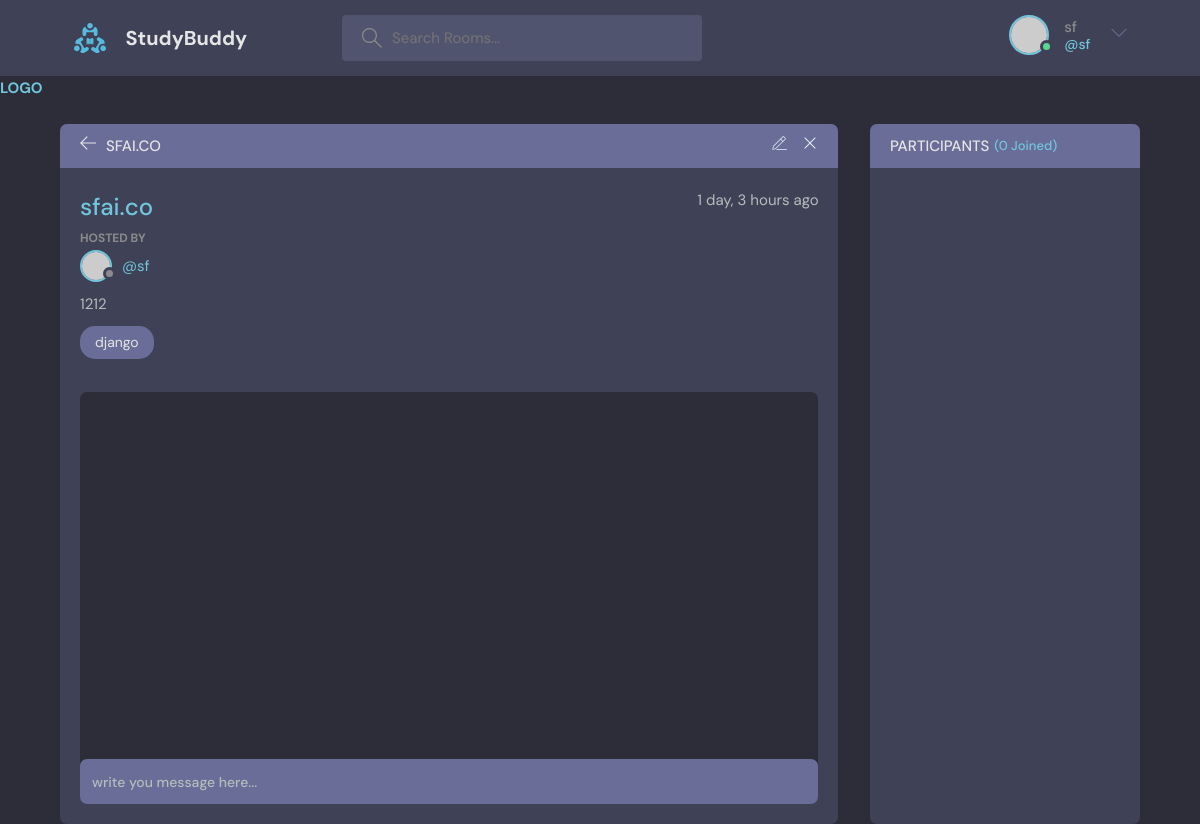
/room/5/ (signed in), run on an earlier commit of the app's database.
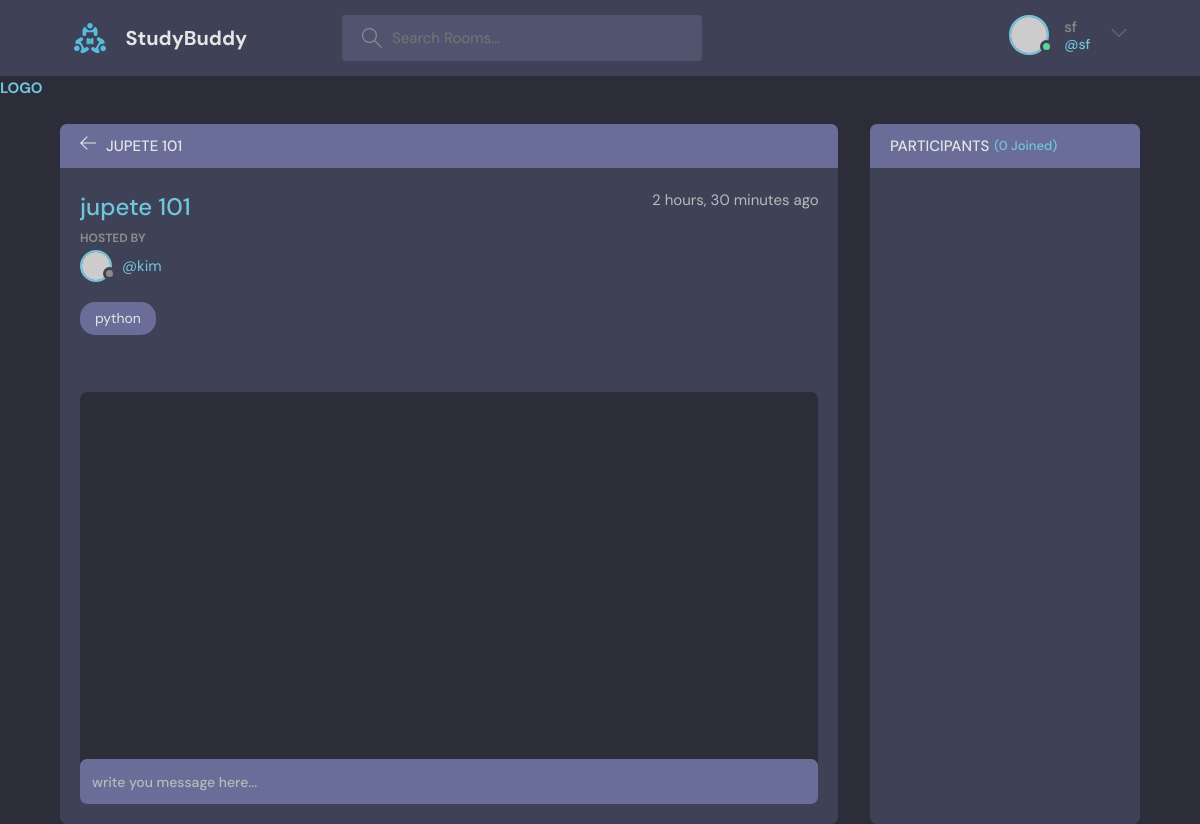
And on a later commit of the database.
### base/models.py (models this page shows, shortened)
class Room(models.Model):
    host = models.ForeignKey(User, on_delete=models.SET_NULL, null=True)
    topic = models.ForeignKey('Topic', on_delete=models.SET_NULL, null=True)
    name = models.CharField(max_length=200)
    description = models.TextField(null=True, blank=True)
    participants = models.ManyToManyField(User, related_name='participants', blank=True)
    updated = models.DateTimeField(auto_now=True)
    created = models.DateTimeField(auto_now_add=True)
    class Meta:
        ordering = ['-updated', '-created']

class Topic(models.Model):
    name = models.CharField(max_length=200)
    def __str__(self):
        return self.name

### base/views.py (the view, shortened to what this page needs)
# urls.py: path('room/<str:pk>/', views.room, name="room"),
def room(request, pk):
    print(pk)
    room = Room.objects.get(id=pk)
    room_messages = room.message_set.all()
    participants = room.participants.all()
    context = {'room': room, 'room_messages': room_messages, 'participants': participants}
    return render(request, 'base/room.html', context)

### base/templates/base/room.html (shortened to what this page needs)
{% extends "main.html" %}
{% block content %}
<main class="profile-page layout layout--2">
  <div class="container">
    <div class="room">
      <div class="room__top">
        <div class="room__topLeft">
          <a href="{% url 'home' %}">
            <svg
              version="1.1"
              xmlns="http://www.w3.org/2000/svg"
              width="32"
              height="32"
              viewBox="0 0 32 32"
            >
              <title>arrow-left</title>
              <path
                d="M13.723 2.286l-13.723 13.714 13.719 13.714 1.616-1.611-10.96-10.96h27.625v-2.286h-27.625l10.965-10.965-1.616-1.607z"
              ></path>
            </svg>
          </a>
          <h3>{{ room.name }}</h3>
        </div>
        {% if request.user == room.host %}
        <div class="room__topRight">
          <a href="{% url 'update-room' room.id %}">
          </a>
          <a href="{% url 'delete-room' room.id %}">
            <svg
              version="1.1"
              xmlns="http://www.w3.org/2000/svg"
              width="32"
              height="32"
              viewBox="0 0 32 32"
            >
              <title>remove</title>
              <path
                d="M27.314 6.019l-1.333-1.333-9.98 9.981-9.981-9.981-1.333 1.333 9.981 9.981-9.981 9.98 1.333 1.333 9.981-9.98 9.98 9.98 1.333-1.333-9.98-9.98 9.98-9.981z"
              ></path>
            </svg>
          </a>
        </div>
        {% endif %}
      </div>
      <div class="room__box scroll">
        <div class="room__header scroll">
          <div class="room__info">
            <h3>{{ room.name }}</h3>
            <span>{{ room.created|timesince }} ago</span>
          </div>
          <div class="room__hosted">
            <p>Hosted By</p>
            <a href="{% url 'user-profile' room.host.id %}" class="room__author">
              <div class="avatar avatar--small">
                <img src="https://randomuser.me/api/portraits/men/37.jpg" />
              </div>
              <span>@{{ room.host }}</span>
            </a>
          </div>
          <div class="room__details">
            {{ room.description }}
          </div>
          <span class="room__topics">{{ room.topic }}</span>
        </div>
        <div class="room__conversation">
          <div class="threads scroll">
          </div>
        </div>
      </div>
      {% if  request.user.is_authenticated %}
      <div class="room__message">
        <form method="POST" action="">
          <input type="text" name="body" placeholder="write you message here..." />
        </form>
      </div>
      {% endif %}
    </div>
    <div class="participants">
      <h3 class="participants__top">Participants <span>({{participants.count}} Joined)</span></h3>
      <div class="participants__list scroll">
      </div>
    </div>
  </div>
</main>
{% endblock content %}

What changed in the data, as far as the page shows it:
changed Room: name "SFAI.CO" → "JUPETE 101"; name "sfai.co" → "jupete 101"; created "1 day, 3 hours" → "2 hours, 30 minutes"; host "sf" → "kim"; topic "django" → "python"; host_id 1 → 2 (drawn); description "1212" → (not shown)
